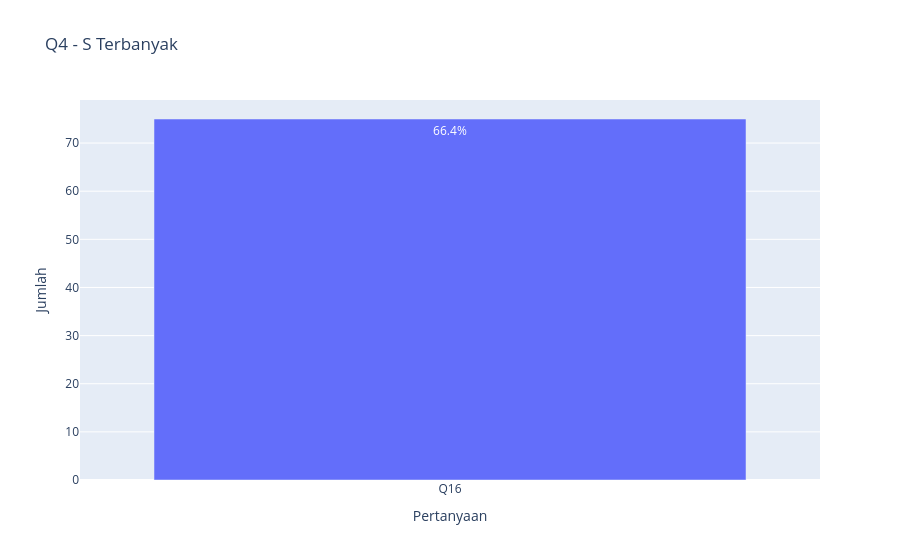

The code cell stored with this chart in its notebook:
### Markdown cell above
## Q4.Pada kusioner dari pertanyaan Q1 sampai Q17, pertanyaan mana yang pilihan skala S (Setuju) paling banyak? sertakan jumlah dan persen

### Code cell
import pandas as pd
import plotly.express as px

def plot_from_print(judul, hasil_print, label_x):
    skala, jumlah, persen = hasil_print.split("|")

    df_plot = pd.DataFrame({
        label_x: [skala],
        "Jumlah": [int(jumlah)],
        "Persen": [float(persen)]
    })

    fig = px.bar(
        df_plot,
        x=label_x,
        y="Jumlah",
        text="Persen",
        title=judul
    )

    fig.update_traces(texttemplate='%{text}%')
    fig.show()

plot_from_print(
    "Q4 - S Terbanyak",
    "Q16|75|66.4",
    "Pertanyaan"
)

### Figure 1 — Plotly figure (JSON) as saved in the notebook; plotly's stock layout.template omitted (floating-point values rounded to 4 significant figures)
{"data": [{"hovertemplate": "Pertanyaan=%{x}<br>Jumlah=%{y}<br>Persen=%{text}<extra></extra>", "legendgroup": "", "marker": {"color": "#636efa", "pattern": {"shape": ""}}, "name": "", "orientation": "v", "showlegend": false, "text": [66.4], "textposition": "auto", "texttemplate": "%{text}%", "type": "bar", "x": ["Q16"], "xaxis": "x", "y": [75], "yaxis": "y"}], "layout": {"barmode": "relative", "legend": {"tracegroupgap": 0}, "title": {"text": "Q4 - S Terbanyak"}, "xaxis": {"anchor": "y", "domain": [0, 1], "title": {"text": "Pertanyaan"}}, "yaxis": {"anchor": "x", "domain": [0, 1], "title": {"text": "Jumlah"}}}}
